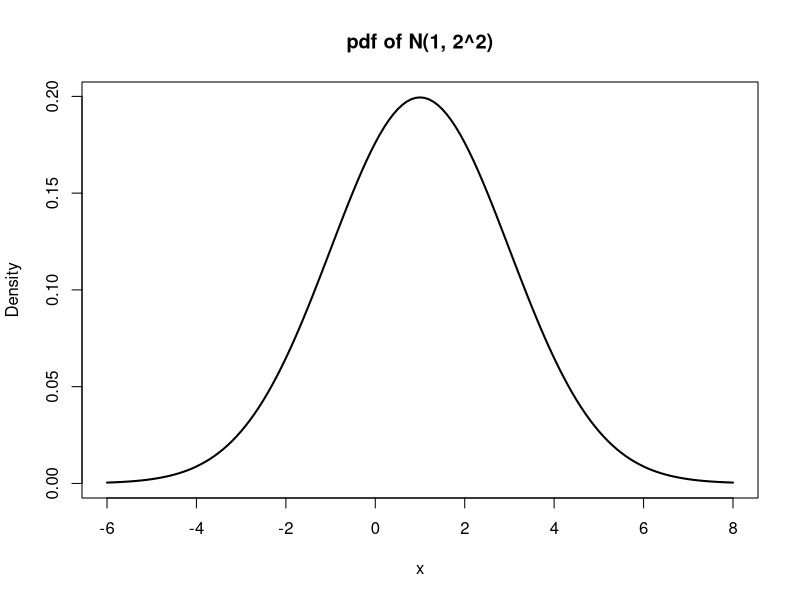
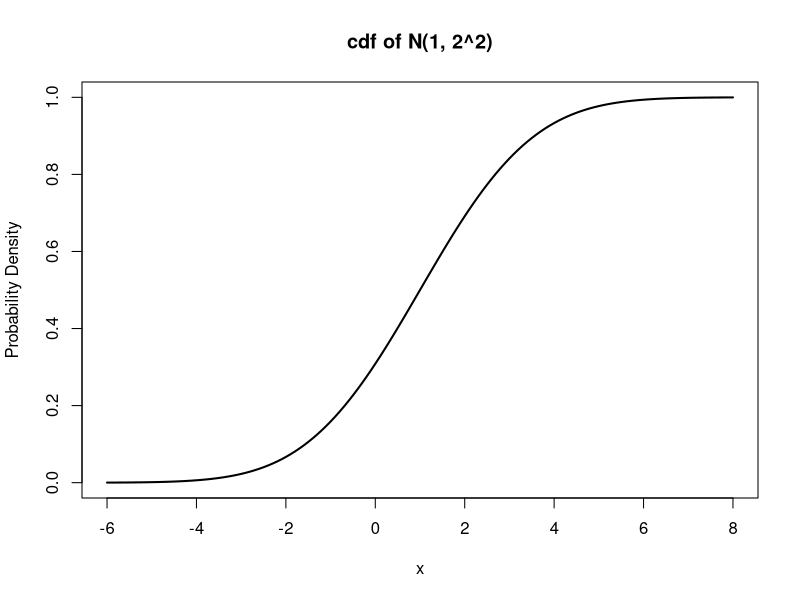
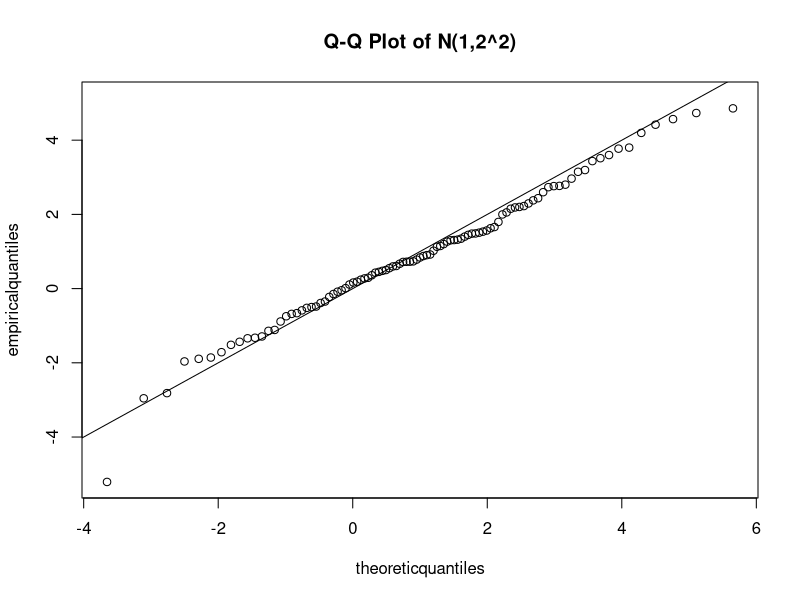

Write the R code that produced these figures, in order.
## ---- chunk 1
norm <- function(a, b, mu, sigma) {
  #pnorm(x) returns the integral of the pdf from -inf to x.
  p <- pnorm(b, mean=mu, sd=sigma) - pnorm(a, mean=mu, sd=sigma)
  return(p)
}

norm(-2, 3, 1, 2)
## ---- chunk 2
x <- seq(-6, 8, by = 0.1) #increment in steps of 0.1 for a smooth curve.
freq <- dnorm(x, mean=1, sd=2)
plot(x, freq, type = "l" , ylab="Density", lwd=2, main="pdf of N(1, 2^2)")

cfreq <- pnorm(x, mean=1, sd=2)
plot(x, cfreq, type = "l" , ylab="Probability Density", lwd=2, main="cdf of N(1, 2^2)")
## ---- chunk 3
quantilesample <- seq(0,1,0.01) #sample every quantile.
theoreticquantiles <- qnorm(quantilesample, mean=1, sd=2)
empiricalquantiles <- quantile(rnorm(100, mean=1, sd=2), probs = quantilesample)
empiricalquantiles <- as.numeric(empiricalquantiles)

plot(theoreticquantiles, empiricalquantiles, main="Q-Q Plot of N(1,2^2)")
abline(0,1) #add the line y=x
